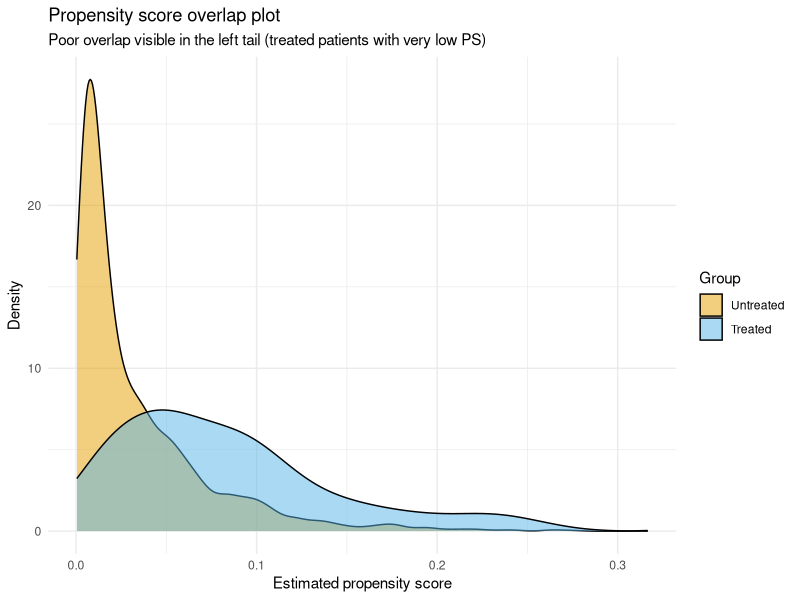
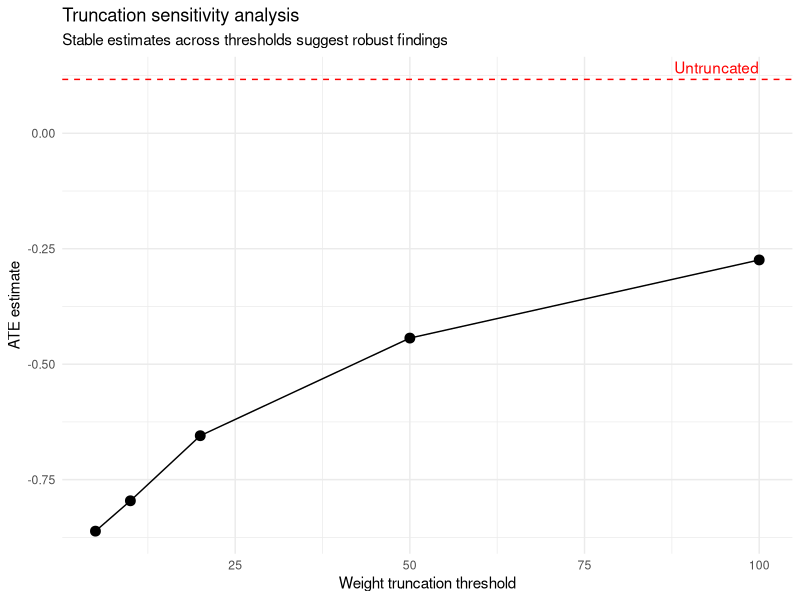

Reproduce these figures in R, in order.
## ---- chunk 1
#| include: false
knitr::opts_chunk$set(
  echo = TRUE, message = FALSE, warning = FALSE,
  fig.width = 7, fig.height = 4
)
## ---- chunk 2
library(tidyverse)

set.seed(42)
n <- 2000

# Generate confounders
age <- rnorm(n, mean = 60, sd = 12)
severity <- rbinom(n, 1, prob = 0.4)

# Treatment assignment: strongly depends on age and severity
# Patients with age > 75 AND severity == 1 almost never get treated
logit_ps <- 0.5 - 0.06 * age - 1.8 * severity - 0.04 * (age > 75) * severity * 10
ps_true <- plogis(logit_ps)
A <- rbinom(n, 1, prob = ps_true)

# Outcome
Y <- 2 + 0.03 * age + 0.5 * severity - 1.5 * A + 0.02 * A * age + rnorm(n)

dat <- tibble(age, severity, A, Y, ps_true)

# Examine the positivity gap
dat |>
  mutate(age_group = case_when(
    age <= 55 ~ "<=55",
    age <= 65 ~ "56-65",
    age <= 75 ~ "66-75",
    TRUE       ~ ">75"
  )) |>
  group_by(age_group, severity) |>
  summarise(
    n = n(),
    n_treated = sum(A),
    prop_treated = mean(A),
    .groups = "drop"
  ) |>
  arrange(age_group, severity) |>
  knitr::kable(digits = 3, caption = "Treatment prevalence by age group and severity")
## ---- chunk 3
# Fit a propensity score model
ps_model <- glm(A ~ age * severity + I(age^2), data = dat, family = binomial)
dat$ps_hat <- predict(ps_model, type = "response")

ggplot(dat, aes(x = ps_hat, fill = factor(A))) +
  geom_density(alpha = 0.5) +
  scale_fill_manual(
    values = c("0" = "#E69F00", "1" = "#56B4E9"),
    labels = c("Untreated", "Treated")
  ) +
  labs(
    x = "Estimated propensity score",
    y = "Density",
    fill = "Group",
    title = "Propensity score overlap plot",
    subtitle = "Poor overlap visible in the left tail (treated patients with very low PS)"
  ) +
  theme_minimal()
## ---- chunk 4
dat |>
  group_by(A) |>
  summarise(
    min_ps  = min(ps_hat),
    q05_ps  = quantile(ps_hat, 0.05),
    median  = median(ps_hat),
    q95_ps  = quantile(ps_hat, 0.95),
    max_ps  = max(ps_hat),
    .groups = "drop"
  ) |>
  knitr::kable(digits = 4, caption = "Propensity score distribution by treatment group")
## ---- chunk 5
dat |>
  mutate(
    age_cat = cut(age, breaks = c(-Inf, 55, 65, 75, Inf),
                  labels = c("<=55", "56-65", "66-75", ">75"))
  ) |>
  count(age_cat, severity, A) |>
  pivot_wider(names_from = A, values_from = n, values_fill = 0) |>
  rename(untreated = `0`, treated = `1`) |>
  mutate(pct_treated = treated / (treated + untreated)) |>
  knitr::kable(digits = 3,
               caption = "Covariate strata by treatment: look for near-empty cells")
## ---- chunk 6
# Compute IPTW weights
dat <- dat |>
  mutate(
    ipw = if_else(A == 1, 1 / ps_hat, 1 / (1 - ps_hat))
  )

# Inspect weight distribution
dat |>
  summarise(
    mean_wt   = mean(ipw),
    max_wt    = max(ipw),
    pct_gt_10 = mean(ipw > 10) * 100,
    pct_gt_20 = mean(ipw > 20) * 100
  ) |>
  knitr::kable(digits = 2, caption = "IPW weight summary: large weights signal trouble")

# IPTW estimate (Horvitz-Thompson style)
ate_iptw <- dat |>
  summarise(
    ate = weighted.mean(Y[A == 1], ipw[A == 1]) -
          weighted.mean(Y[A == 0], ipw[A == 0])
  ) |>
  pull(ate)

cat("IPTW ATE estimate:", round(ate_iptw, 3), "\n")
## ---- chunk 7
out_model <- lm(Y ~ A * age * severity, data = dat)

dat <- dat |>
  mutate(
    Y1_hat = predict(out_model, newdata = mutate(dat, A = 1)),
    Y0_hat = predict(out_model, newdata = mutate(dat, A = 0))
  )

ate_gcomp <- mean(dat$Y1_hat - dat$Y0_hat)
cat("G-computation ATE estimate:", round(ate_gcomp, 3), "\n")
## ---- chunk 8
# Demonstrate clever covariate magnitude
dat <- dat |>
  mutate(
    clever_cov = A / ps_hat - (1 - A) / (1 - ps_hat)
  )

dat |>
  summarise(
    max_abs_H  = max(abs(clever_cov)),
    q99_abs_H  = quantile(abs(clever_cov), 0.99),
    mean_abs_H = mean(abs(clever_cov))
  ) |>
  knitr::kable(digits = 2,
               caption = "Clever covariate magnitude: large values indicate positivity trouble")
## ---- chunk 9
# Restrict to the overlap region (e.g., PS between 0.05 and 0.95)
dat_trimmed <- dat |>
  filter(ps_hat > 0.05, ps_hat < 0.95)

cat("Original sample:", nrow(dat), "\n")
cat("After trimming: ", nrow(dat_trimmed),
    sprintf("(%.0f%% retained)\n", 100 * nrow(dat_trimmed) / nrow(dat)))
## ---- chunk 10
truncation_sensitivity <- function(data, thresholds) {
  map_dfr(thresholds, function(thr) {
    d <- data |>
      mutate(ipw_trunc = pmin(ipw, thr))
    ate <- d |>
      summarise(
        ate = weighted.mean(Y[A == 1], ipw_trunc[A == 1]) -
              weighted.mean(Y[A == 0], ipw_trunc[A == 0])
      ) |>
      pull(ate)
    tibble(threshold = thr, ate_estimate = ate, max_weight = thr)
  })
}

thresholds <- c(5, 10, 20, 50, 100, Inf)
results <- truncation_sensitivity(dat, thresholds)

results |>
  mutate(threshold = if_else(is.infinite(threshold), "None", as.character(threshold))) |>
  knitr::kable(digits = 3, caption = "Sensitivity of IPTW to weight truncation")
## ---- chunk 11
# Visualize truncation sensitivity
results_plot <- results |>
  filter(is.finite(threshold))

ggplot(results_plot, aes(x = threshold, y = ate_estimate)) +
  geom_point(size = 3) +
  geom_line() +
  geom_hline(
    yintercept = results$ate_estimate[is.infinite(results$threshold)],
    linetype = "dashed", color = "red"
  ) +
  annotate("text", x = max(results_plot$threshold), y = ate_iptw,
           label = "Untruncated", hjust = 1, vjust = -0.5, color = "red") +
  labs(
    x = "Weight truncation threshold",
    y = "ATE estimate",
    title = "Truncation sensitivity analysis",
    subtitle = "Stable estimates across thresholds suggest robust findings"
  ) +
  theme_minimal()
## ---- chunk 12
compute_ess <- function(weights) {
  sum(weights)^2 / sum(weights^2)
}

# ESS for each treatment group
ess_treated   <- compute_ess(dat$ipw[dat$A == 1])
ess_untreated <- compute_ess(dat$ipw[dat$A == 0])

tibble(
  group        = c("Treated", "Untreated", "Total"),
  n_actual     = c(sum(dat$A == 1), sum(dat$A == 0), nrow(dat)),
  ess          = c(ess_treated, ess_untreated, compute_ess(dat$ipw)),
  pct_retained = round(100 * ess / n_actual, 1)
) |>
  knitr::kable(digits = 1, caption = "Effective sample size by treatment group")
## ---- chunk 13
sessionInfo()
